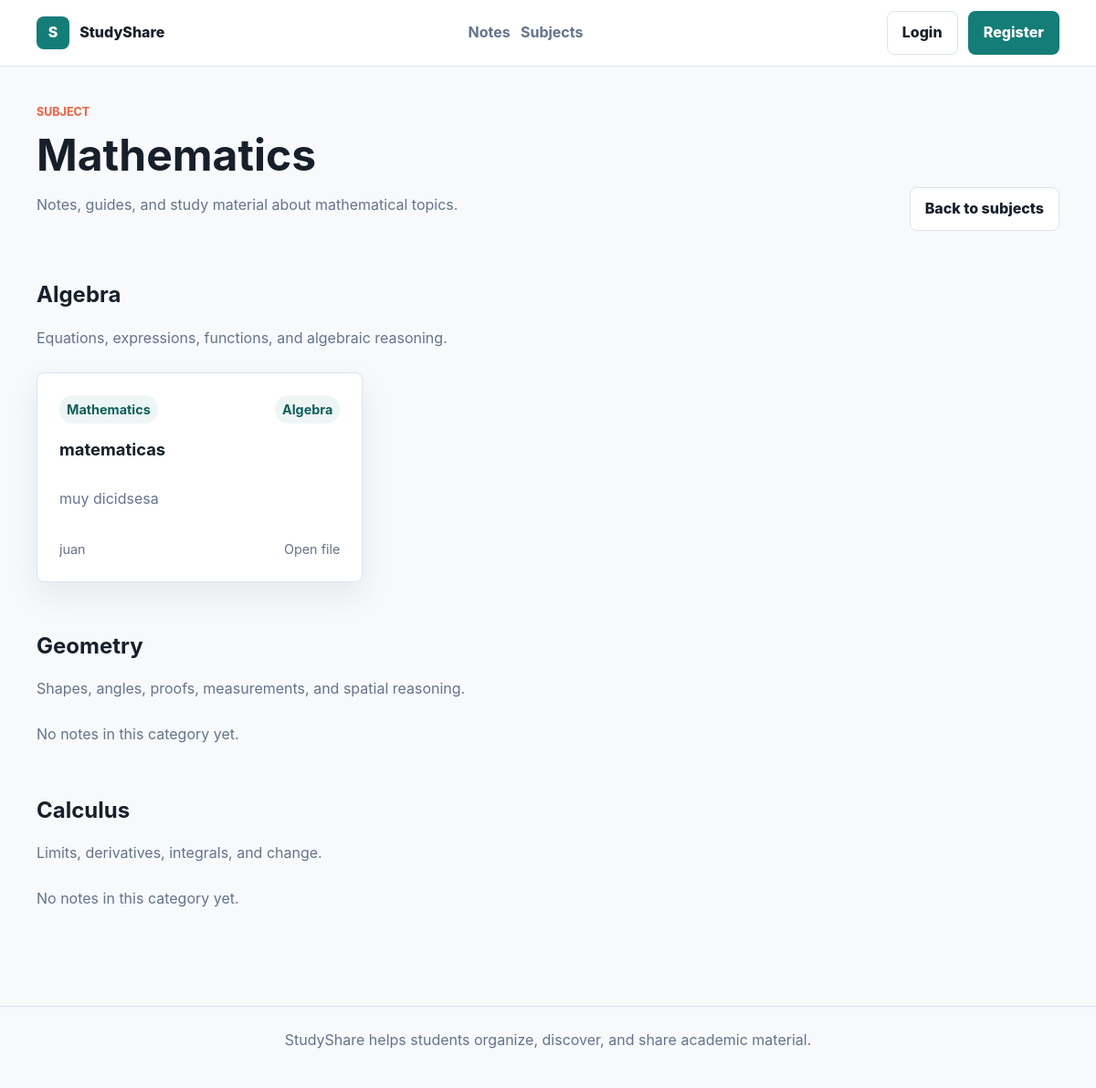
/subjects/1, run on the app's committed database.
### app/models/subject.py (models this page shows, shortened)
class Subject(db.Model):
    __tablename__ = "subjects"
    id = db.Column(db.Integer, primary_key=True)
    name = db.Column(
        db.String(100),
        unique=True,
        nullable=False
    )
    description = db.Column(
        db.Text,
        nullable=False
    )
    categories = db.relationship(
        "Category",
        backref="subject",
        lazy=True,
        cascade="all, delete-orphan"
    )
    notes = db.relationship(
        "Note",
        backref="subject",
        lazy=True
    )

### app/models/category.py (models this page shows, shortened)
class Category(db.Model):
    __tablename__ = "categories"
    id = db.Column(db.Integer, primary_key=True)
    name = db.Column(
        db.String(100),
        nullable=False
    )
    description = db.Column(
        db.Text,
        nullable=False
    )
    subject_id = db.Column(
        db.Integer,
        db.ForeignKey("subjects.id"),
        nullable=False
    )
    notes = db.relationship(
        "Note",
        backref="category",
        lazy=True
    )
    __table_args__ = (
        db.UniqueConstraint(
            "name",
            "subject_id",
            name="uq_category_name_subject"
        ),
    )

### app/models/note.py (models this page shows, shortened)
class Note(db.Model):
    __tablename__ = "notes"
    id = db.Column(db.Integer, primary_key=True)
    title = db.Column(
        db.String(150),
        nullable=False
    )
    description = db.Column(
        db.Text,
        nullable=False
    )
    file_url = db.Column(
        db.String(255),
        nullable=False
    )
    user_id = db.Column(
        db.Integer,
        db.ForeignKey("users.id"),
        nullable=False
    )
    subject_id = db.Column(
        db.Integer,
        db.ForeignKey("subjects.id"),
        nullable=False
    )
    category_id = db.Column(
        db.Integer,
        db.ForeignKey("categories.id"),
        nullable=False
    )
    created_at = db.Column(
        db.DateTime,
        server_default=db.func.now()
    )

### app/models/user.py (models this page shows, shortened)
class User(db.Model, UserMixin):
    __tablename__ = "users"
    id = db.Column(db.Integer, primary_key=True)
    username = db.Column(
        db.String(50),
        unique=True,
        nullable=False
    )
    email = db.Column(
        db.String(120),
        unique=True,
        nullable=False
    )
    password = db.Column(
        db.String(255),
        nullable=False
    )
    created_at = db.Column(
        db.DateTime,
        server_default=db.func.now()
    )
    notes = db.relationship(
        "Note",
        backref="author",
        lazy=True
    )

### app/routes/subjects.py (the view)
@subjects.route("/subjects/<int:subject_id>")
def subject_detail(subject_id):
    subject = Subject.query.get_or_404(subject_id)
    return render_template(
        "subject_detail.html",
        subject=subject
    )

### app/templates/subject_detail.html (shortened to what this page needs)
{% extends "base.html" %}
{% block content %}
    <section class="page-heading">
        <div>
            <p class="eyebrow">Subject</p>
            <h1>{{ subject.name }}</h1>
            <p class="muted">{{ subject.description }}</p>
        </div>
        <a class="button button-secondary" href="{{ url_for('subjects.list_subjects') }}">Back to subjects</a>
    </section>
    {% if subject.categories %}
        {% for category in subject.categories %}
            <section class="category-block">
                <div class="section-title">
                    <h2>
                        <a href="{{ url_for('subjects.category_detail', category_id=category.id) }}">
                            {{ category.name }}
                        </a>
                    </h2>
                    <p>{{ category.description }}</p>
                </div>
                {% if category.notes %}
                    <div class="grid grid-3">
                        {% for note in category.notes %}
                            <article class="note-card">
                                <div class="card-meta">
                                    <span>{{ note.subject.name }}</span>
                                    <span>{{ note.category.name }}</span>
                                </div>
                                <h3>
                                    <a href="{{ url_for('notes.note_detail', note_id=note.id) }}">
                                        {{ note.title }}
                                    </a>
                                </h3>
                                <p>{{ note.description }}</p>
                                <div class="card-footer">
                                    <span>{{ note.author.username }}</span>
                                    <a href="{{ note.file_url }}" target="_blank">Open file</a>
                                </div>
                            </article>
                        {% endfor %}
                    </div>
                {% else %}
                    <p class="muted">No notes in this category yet.</p>
                {% endif %}
            </section>
        {% endfor %}
    {% else %}
        <div class="empty-state">
            <h2>No categories yet</h2>
            <p>This subject does not have categories yet.</p>
        </div>
    {% endif %}
{% endblock %}

### app/static/css/main.css (style rules this page uses)
:root { --color-bg: #f7f9fb; --color-surface: #ffffff; --color-ink: #17202a; --color-muted: #64748b; --color-border: #dbe4ee; --color-primary: #147d78; --color-primary-dark: #0f5f5b; --color-coral: #e76f51; --color-amber: #f2b84b; --color-sky: #d8ecff; --shadow-soft: 0 14px 34px rgba(23, 32, 42, 0.08); --radius: 8px; --space-xs: 0.35rem; --space-sm: 0.7rem; --space-md: 1rem; --space-lg: 1.5rem; --space-xl: 2.5rem; --space-2xl: 4rem; --font-body: Inter, ui-sans-serif, system-ui, -apple-system, BlinkMacSystemFont, "Segoe UI", sans-serif; }
* { box-sizing: border-box; }
body { margin: 0; min-height: 100vh; background: var(--color-bg); color: var(--color-ink); font-family: var(--font-body); line-height: 1.6; }
a { color: inherit; text-decoration: none; }
h1, h2, h3, h4, p { margin-top: 0; }
h1 { font-size: clamp(2rem, 4vw, 3.4rem); line-height: 1.05; margin-bottom: var(--space-md); }
h2 { font-size: 1.5rem; line-height: 1.2; }
h3 { font-size: 1.15rem; }
.eyebrow, .card-kicker { color: var(--color-coral); font-size: 0.78rem; font-weight: 800; letter-spacing: 0; text-transform: uppercase; }
.muted { color: var(--color-muted); }
.button { min-height: 42px; display: inline-flex; align-items: center; justify-content: center; border: 1px solid transparent; border-radius: var(--radius); padding: 0.65rem 1rem; font-weight: 800; cursor: pointer; }
.button-secondary { background: var(--color-surface); border-color: var(--color-border); color: var(--color-ink); }
.page-heading { display: flex; align-items: flex-end; justify-content: space-between; gap: var(--space-lg); margin-bottom: var(--space-xl); }
.section-title { margin-bottom: var(--space-lg); }
.section-title p { color: var(--color-muted); }
.grid { display: grid; gap: var(--space-lg); }
.grid-3 { grid-template-columns: repeat(3, minmax(0, 1fr)); }
.card, .note-card, .subject-card, .stat-card, .auth-panel, .form-card, .detail-sidebar, .empty-state { background: var(--color-surface); border: 1px solid var(--color-border); border-radius: var(--radius); box-shadow: var(--shadow-soft); }
.card, .note-card, .subject-card, .empty-state { padding: var(--space-lg); }
.note-card, .subject-card { display: flex; min-height: 230px; flex-direction: column; justify-content: space-between; }
.note-card h2, .note-card h3, .note-card h4, .subject-card h2 { margin-bottom: var(--space-sm); }
.note-card p, .subject-card p, .card p { color: var(--color-muted); }
.card-meta, .card-footer, .card-actions { display: flex; align-items: center; justify-content: space-between; gap: var(--space-sm); color: var(--color-muted); font-size: 0.9rem; }
.card-meta span { padding: 0.25rem 0.5rem; border-radius: 999px; background: #eef6f5; color: var(--color-primary-dark); font-weight: 700; }
.subject-band, .category-block { margin-bottom: var(--space-xl); }
.category-block { padding-top: var(--space-md); }

### data on the page
Subject: name "Mathematics", description "Notes, guides, and study material about mathematical topics."
Category: name "Algebra", description "Equations, expressions, functions, and algebraic reasoning."
Note: subject.name "Mathematics", category.name "Algebra", title "matematicas", description "muy dicidsesa", author.username "juan"
Category: name "Geometry", description "Shapes, angles, proofs, measurements, and spatial reasoning.", shows "No notes in this category yet."
Category: name "Calculus", description "Limits, derivatives, integrals, and change.", shows "No notes in this category yet."
